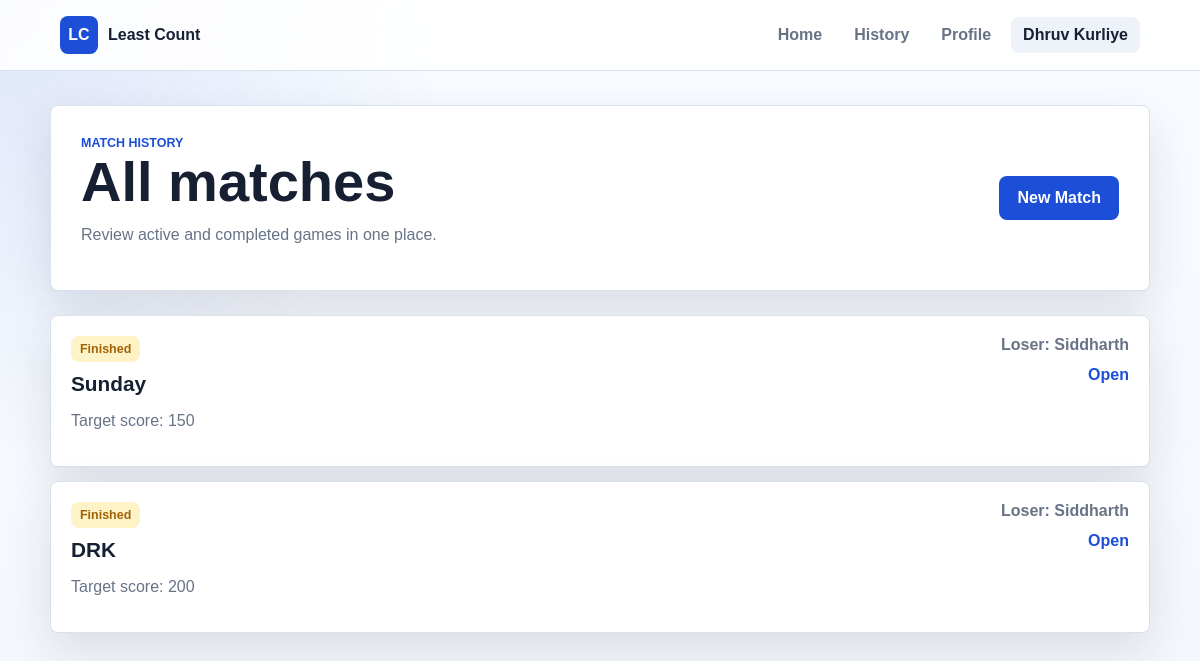
Screenshot of /history (signed in) with the database file from the repository.
### app/models.py (models this page shows)
class Match(Base):
    __tablename__ = "matches"
    id = Column(Integer, primary_key=True)
    name = Column(String)
    target_score = Column(Integer)
    created_by = Column(Integer, ForeignKey("users.id"))
    is_finished = Column(Boolean, default=False)
    loser = Column(String, nullable=True)
    created_at = Column(DateTime, default=datetime.utcnow)
    players = relationship("Player", back_populates="match")
    rounds = relationship("Round", back_populates="match")

### app/routes/match_routes.py (the view)
@router.get("/history")
def history(
    request: Request,
    db: Session = Depends(get_db)
):
    if not current_username(request):
        return login_redirect()
    matches = db.query(Match).order_by(Match.created_at.desc()).all()
    return templates.TemplateResponse(
        request,
        "history.html",
        {
            "request": request,
            "matches": matches,
            "current_user": current_username(request)
        }
    )

### app/templates/history.html
{% extends "base.html" %}
{% block content %}
<section class="page-header">
    <div>
        <p class="eyebrow">Match history</p>
        <h1>All matches</h1>
        <p class="muted">Review active and completed games in one place.</p>
    </div>
    <a class="button" href="/create-match">New Match</a>
</section>
<section class="match-list">
    {% for match in matches %}
    <article class="card match-card">
        <div>
            <span class="status {% if match.is_finished %}status-finished{% else %}status-live{% endif %}">
                {% if match.is_finished %}Finished{% else %}Active{% endif %}
            </span>
            <h3>{{ match.name }}</h3>
            <p class="muted">Target score: {{ match.target_score }}</p>
        </div>
        <div class="match-meta">
            {% if match.loser %}
            <span>Loser: {{ match.loser }}</span>
            {% else %}
            <span>Still playing</span>
            {% endif %}
            <a class="text-link" href="/match/{{ match.id }}">Open</a>
        </div>
    </article>
    {% else %}
    <div class="empty-state">
        <h2>No matches yet</h2>
        <p>Create your first match and it will appear here.</p>
        <a class="button" href="/create-match">Create Match</a>
    </div>
    {% endfor %}
</section>
{% endblock %}

### app/static/style.css (style rules this page uses)
* { box-sizing: border-box; }
:root { --bg: #f4f7fb; --panel: #ffffff; --panel-soft: #eef3f9; --text: #172033; --muted: #687386; --line: #d9e1ec; --primary: #1d4ed8; --primary-dark: #173ea6; --success: #0f766e; --warning: #a16207; --danger: #b91c1c; --shadow: 0 18px 45px rgba(30, 41, 59, 0.12); }
body { margin: 0; background: radial-gradient(circle at top left, rgba(29, 78, 216, 0.12), transparent 28rem), linear-gradient(180deg, #f8fbff 0%, var(--bg) 100%); color: var(--text); font-family: Arial, Helvetica, sans-serif; }
a { color: inherit; text-decoration: none; }
.hero, .page-header, .profile-panel { display: flex; align-items: center; justify-content: space-between; gap: 24px; margin-bottom: 24px; padding: 30px; border: 1px solid var(--line); border-radius: 8px; background: var(--panel); box-shadow: var(--shadow); }
.hero h1, .page-header h1, .profile-panel h1, .auth-card h1 { margin: 4px 0 10px; font-size: clamp(2rem, 5vw, 3.5rem); line-height: 1; }
.hero p, .muted { color: var(--muted); }
.eyebrow { margin: 0; color: var(--primary); font-size: 0.78rem; font-weight: 800; letter-spacing: 0; text-transform: uppercase; }
.button, button { display: inline-flex; align-items: center; justify-content: center; min-height: 44px; padding: 0 18px; border: 0; border-radius: 8px; background: var(--primary); color: white; cursor: pointer; font-weight: 800; transition: transform 0.18s ease, box-shadow 0.18s ease, background 0.18s ease; }
.stat-card, .card, .panel, .auth-card { border: 1px solid var(--line); border-radius: 8px; background: var(--panel); box-shadow: var(--shadow); }
.match-list { display: grid; gap: 14px; }
.match-card { display: flex; align-items: flex-start; justify-content: space-between; gap: 16px; padding: 20px; transition: transform 0.18s ease, border-color 0.18s ease; }
.match-card h3 { margin: 10px 0 6px; font-size: 1.3rem; }
.match-meta { display: grid; gap: 12px; justify-items: end; color: var(--muted); font-weight: 700; }
.status { display: inline-flex; padding: 6px 9px; border-radius: 8px; font-size: 0.78rem; font-weight: 800; }
.status-finished { background: #fef3c7; color: var(--warning); }
.text-link { color: var(--primary); font-weight: 800; }

### rows the page displays
Match: is_finished "Finished", name "Sunday", target_score "150", loser "Siddharth"
Match: is_finished "Finished", name "DRK", target_score "200", loser "Siddharth"

### other values shown
{{ current_user }} "Dhruv Kurliye"
